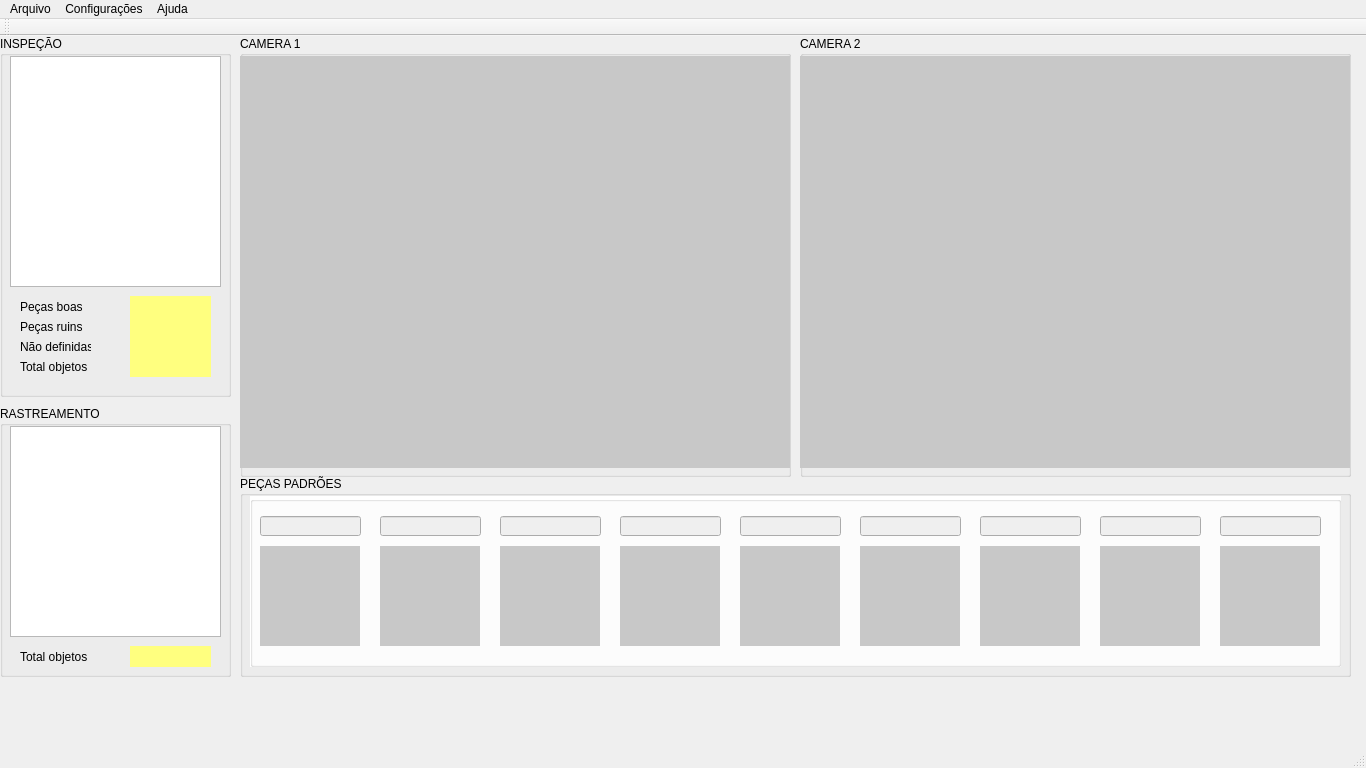
<?xml version="1.0" encoding="UTF-8"?>
<ui version="4.0">
 <class>MainWindow</class>
 <widget class="QMainWindow" name="MainWindow">
  <property name="geometry">
   <rect>
    <x>0</x>
    <y>0</y>
    <width>1366</width>
    <height>768</height>
   </rect>
  </property>
  <property name="windowTitle">
   <string>TC Engenharia Elétrica - 2017</string>
  </property>
  <property name="windowIcon">
   <iconset>
    <normalon>:/images/images/Objectif-photo-Logo-1.png</normalon>
   </iconset>
  </property>
  <property name="styleSheet">
   <string notr="true"/>
  </property>
  <property name="animated">
   <bool>true</bool>
  </property>
  <widget class="QWidget" name="centralWidget">
   <widget class="QGroupBox" name="BoxInfo">
    <property name="geometry">
     <rect>
      <x>0</x>
      <y>0</y>
      <width>231</width>
      <height>361</height>
     </rect>
    </property>
    <property name="title">
     <string>INSPEÇÃO</string>
    </property>
    <widget class="QPlainTextEdit" name="TelaInfo">
     <property name="enabled">
      <bool>true</bool>
     </property>
     <property name="geometry">
      <rect>
       <x>10</x>
       <y>20</y>
       <width>211</width>
       <height>231</height>
      </rect>
     </property>
     <property name="readOnly">
      <bool>true</bool>
     </property>
    </widget>
    <widget class="QLabel" name="label">
     <property name="geometry">
      <rect>
       <x>20</x>
       <y>320</y>
       <width>81</width>
       <height>21</height>
      </rect>
     </property>
     <property name="text">
      <string>Total objetos</string>
     </property>
    </widget>
    <widget class="QLabel" name="label_2">
     <property name="geometry">
      <rect>
       <x>20</x>
       <y>300</y>
       <width>71</width>
       <height>21</height>
      </rect>
     </property>
     <property name="text">
      <string>Não definidas</string>
     </property>
    </widget>
    <widget class="QLabel" name="label_3">
     <property name="geometry">
      <rect>
       <x>20</x>
       <y>260</y>
       <width>71</width>
       <height>21</height>
      </rect>
     </property>
     <property name="text">
      <string>Peças boas</string>
     </property>
    </widget>
    <widget class="QLabel" name="label_4">
     <property name="geometry">
      <rect>
       <x>20</x>
       <y>280</y>
       <width>71</width>
       <height>21</height>
      </rect>
     </property>
     <property name="text">
      <string>Peças ruins</string>
     </property>
    </widget>
    <widget class="QLabel" name="label_good">
     <property name="geometry">
      <rect>
       <x>130</x>
       <y>260</y>
       <width>81</width>
       <height>21</height>
      </rect>
     </property>
     <property name="layoutDirection">
      <enum>Qt::LeftToRight</enum>
     </property>
     <property name="autoFillBackground">
      <bool>false</bool>
     </property>
     <property name="styleSheet">
      <string notr="true">background-color: rgb(255, 255, 127);</string>
     </property>
     <property name="text">
      <string/>
     </property>
     <property name="alignment">
      <set>Qt::AlignRight|Qt::AlignTrailing|Qt::AlignVCenter</set>
     </property>
     <property name="margin">
      <number>0</number>
     </property>
    </widget>
    <widget class="QLabel" name="label_bad">
     <property name="geometry">
      <rect>
       <x>130</x>
       <y>280</y>
       <width>81</width>
       <height>21</height>
      </rect>
     </property>
     <property name="layoutDirection">
      <enum>Qt::LeftToRight</enum>
     </property>
     <property name="styleSheet">
      <string notr="true">background-color: rgb(255, 255, 127);</string>
     </property>
     <property name="text">
      <string/>
     </property>
     <property name="alignment">
      <set>Qt::AlignRight|Qt::AlignTrailing|Qt::AlignVCenter</set>
     </property>
    </widget>
    <widget class="QLabel" name="label_nodef">
     <property name="geometry">
      <rect>
       <x>130</x>
       <y>300</y>
       <width>81</width>
       <height>21</height>
      </rect>
     </property>
     <property name="layoutDirection">
      <enum>Qt::LeftToRight</enum>
     </property>
     <property name="styleSheet">
      <string notr="true">background-color: rgb(255, 255, 127);</string>
     </property>
     <property name="text">
      <string/>
     </property>
     <property name="alignment">
      <set>Qt::AlignRight|Qt::AlignTrailing|Qt::AlignVCenter</set>
     </property>
    </widget>
    <widget class="QLabel" name="label_objects">
     <property name="geometry">
      <rect>
       <x>130</x>
       <y>320</y>
       <width>81</width>
       <height>21</height>
      </rect>
     </property>
     <property name="layoutDirection">
      <enum>Qt::LeftToRight</enum>
     </property>
     <property name="styleSheet">
      <string notr="true">background-color: rgb(255, 255, 127);</string>
     </property>
     <property name="text">
      <string/>
     </property>
     <property name="alignment">
      <set>Qt::AlignRight|Qt::AlignTrailing|Qt::AlignVCenter</set>
     </property>
    </widget>
    <zorder>TelaInfo</zorder>
    <zorder>label</zorder>
    <zorder>label_2</zorder>
    <zorder>label_3</zorder>
    <zorder>label_4</zorder>
    <zorder>label_bad</zorder>
    <zorder>label_nodef</zorder>
    <zorder>label_objects</zorder>
    <zorder>label_good</zorder>
   </widget>
   <widget class="QLabel" name="PartDef_1">
    <property name="geometry">
     <rect>
      <x>260</x>
      <y>510</y>
      <width>100</width>
      <height>100</height>
     </rect>
    </property>
    <property name="styleSheet">
     <string notr="true">background-color: rgb(200, 200, 200);</string>
    </property>
    <property name="text">
     <string/>
    </property>
   </widget>
   <widget class="QLabel" name="ScreenResult_1">
    <property name="geometry">
     <rect>
      <x>240</x>
      <y>20</y>
      <width>550</width>
      <height>412</height>
     </rect>
    </property>
    <property name="layoutDirection">
     <enum>Qt::LeftToRight</enum>
    </property>
    <property name="styleSheet">
     <string notr="true">background-color: rgb(200, 200, 200);</string>
    </property>
    <property name="text">
     <string/>
    </property>
    <property name="alignment">
     <set>Qt::AlignCenter</set>
    </property>
   </widget>
   <widget class="QLabel" name="ScreenResult_2">
    <property name="geometry">
     <rect>
      <x>800</x>
      <y>20</y>
      <width>550</width>
      <height>412</height>
     </rect>
    </property>
    <property name="layoutDirection">
     <enum>Qt::LeftToRight</enum>
    </property>
    <property name="styleSheet">
     <string notr="true">background-color: rgb(200, 200, 200);</string>
    </property>
    <property name="text">
     <string/>
    </property>
    <property name="alignment">
     <set>Qt::AlignCenter</set>
    </property>
   </widget>
   <widget class="QLabel" name="PartDef_2">
    <property name="geometry">
     <rect>
      <x>380</x>
      <y>510</y>
      <width>100</width>
      <height>100</height>
     </rect>
    </property>
    <property name="styleSheet">
     <string notr="true">background-color: rgb(200, 200, 200);</string>
    </property>
    <property name="text">
     <string/>
    </property>
   </widget>
   <widget class="QLabel" name="PartDef_3">
    <property name="geometry">
     <rect>
      <x>500</x>
      <y>510</y>
      <width>100</width>
      <height>100</height>
     </rect>
    </property>
    <property name="styleSheet">
     <string notr="true">background-color: rgb(200, 200, 200);</string>
    </property>
    <property name="text">
     <string/>
    </property>
   </widget>
   <widget class="QLabel" name="PartDef_4">
    <property name="geometry">
     <rect>
      <x>620</x>
      <y>510</y>
      <width>100</width>
      <height>100</height>
     </rect>
    </property>
    <property name="styleSheet">
     <string notr="true">background-color: rgb(200, 200, 200);</string>
    </property>
    <property name="text">
     <string/>
    </property>
   </widget>
   <widget class="QLabel" name="PartDef_5">
    <property name="geometry">
     <rect>
      <x>740</x>
      <y>510</y>
      <width>100</width>
      <height>100</height>
     </rect>
    </property>
    <property name="styleSheet">
     <string notr="true">background-color: rgb(200, 200, 200);</string>
    </property>
    <property name="text">
     <string/>
    </property>
   </widget>
   <widget class="QLabel" name="PartDef_6">
    <property name="geometry">
     <rect>
      <x>860</x>
      <y>510</y>
      <width>100</width>
      <height>100</height>
     </rect>
    </property>
    <property name="styleSheet">
     <string notr="true">background-color: rgb(200, 200, 200);</string>
    </property>
    <property name="text">
     <string/>
    </property>
   </widget>
   <widget class="QLabel" name="PartDef_7">
    <property name="geometry">
     <rect>
      <x>980</x>
      <y>510</y>
      <width>100</width>
      <height>100</height>
     </rect>
    </property>
    <property name="styleSheet">
     <string notr="true">background-color: rgb(200, 200, 200);</string>
    </property>
    <property name="text">
     <string/>
    </property>
   </widget>
   <widget class="QLabel" name="PartDef_8">
    <property name="geometry">
     <rect>
      <x>1100</x>
      <y>510</y>
      <width>100</width>
      <height>100</height>
     </rect>
    </property>
    <property name="styleSheet">
     <string notr="true">background-color: rgb(200, 200, 200);</string>
    </property>
    <property name="text">
     <string/>
    </property>
   </widget>
   <widget class="QLabel" name="PartDef_9">
    <property name="geometry">
     <rect>
      <x>1220</x>
      <y>510</y>
      <width>100</width>
      <height>100</height>
     </rect>
    </property>
    <property name="styleSheet">
     <string notr="true">background-color: rgb(200, 200, 200);</string>
    </property>
    <property name="text">
     <string/>
    </property>
   </widget>
   <widget class="QGroupBox" name="BoxInfo_2">
    <property name="geometry">
     <rect>
      <x>0</x>
      <y>370</y>
      <width>231</width>
      <height>271</height>
     </rect>
    </property>
    <property name="title">
     <string>RASTREAMENTO</string>
    </property>
    <widget class="QPlainTextEdit" name="TelaInfo_2">
     <property name="enabled">
      <bool>true</bool>
     </property>
     <property name="geometry">
      <rect>
       <x>10</x>
       <y>20</y>
       <width>211</width>
       <height>211</height>
      </rect>
     </property>
     <property name="readOnly">
      <bool>true</bool>
     </property>
    </widget>
    <widget class="QLabel" name="label_5">
     <property name="geometry">
      <rect>
       <x>20</x>
       <y>240</y>
       <width>81</width>
       <height>21</height>
      </rect>
     </property>
     <property name="text">
      <string>Total objetos</string>
     </property>
    </widget>
    <widget class="QLabel" name="label_objects_2">
     <property name="geometry">
      <rect>
       <x>130</x>
       <y>240</y>
       <width>81</width>
       <height>21</height>
      </rect>
     </property>
     <property name="layoutDirection">
      <enum>Qt::LeftToRight</enum>
     </property>
     <property name="styleSheet">
      <string notr="true">background-color: rgb(255, 255, 127);</string>
     </property>
     <property name="text">
      <string/>
     </property>
     <property name="alignment">
      <set>Qt::AlignRight|Qt::AlignTrailing|Qt::AlignVCenter</set>
     </property>
    </widget>
   </widget>
   <widget class="QGroupBox" name="BoxCam1">
    <property name="geometry">
     <rect>
      <x>240</x>
      <y>0</y>
      <width>551</width>
      <height>441</height>
     </rect>
    </property>
    <property name="title">
     <string>CAMERA 1</string>
    </property>
   </widget>
   <widget class="QGroupBox" name="BoxCam1_2">
    <property name="geometry">
     <rect>
      <x>800</x>
      <y>0</y>
      <width>551</width>
      <height>441</height>
     </rect>
    </property>
    <property name="title">
     <string>CAMERA 2</string>
    </property>
   </widget>
   <widget class="QGroupBox" name="groupBox">
    <property name="geometry">
     <rect>
      <x>240</x>
      <y>440</y>
      <width>1111</width>
      <height>201</height>
     </rect>
    </property>
    <property name="title">
     <string>PEÇAS PADRÕES</string>
    </property>
    <widget class="QGroupBox" name="groupBox_2">
     <property name="geometry">
      <rect>
       <x>10</x>
       <y>20</y>
       <width>1091</width>
       <height>171</height>
      </rect>
     </property>
     <property name="styleSheet">
      <string notr="true">background-color: rgb(255, 255, 255);</string>
     </property>
     <property name="title">
      <string/>
     </property>
    </widget>
   </widget>
   <widget class="QLineEdit" name="NameDef_1">
    <property name="enabled">
     <bool>false</bool>
    </property>
    <property name="geometry">
     <rect>
      <x>260</x>
      <y>480</y>
      <width>101</width>
      <height>20</height>
     </rect>
    </property>
    <property name="font">
     <font>
      <weight>75</weight>
      <bold>true</bold>
     </font>
    </property>
    <property name="alignment">
     <set>Qt::AlignCenter</set>
    </property>
    <property name="readOnly">
     <bool>true</bool>
    </property>
   </widget>
   <widget class="QLineEdit" name="NameDef_2">
    <property name="enabled">
     <bool>false</bool>
    </property>
    <property name="geometry">
     <rect>
      <x>380</x>
      <y>480</y>
      <width>101</width>
      <height>20</height>
     </rect>
    </property>
    <property name="font">
     <font>
      <weight>75</weight>
      <bold>true</bold>
     </font>
    </property>
    <property name="alignment">
     <set>Qt::AlignCenter</set>
    </property>
    <property name="readOnly">
     <bool>true</bool>
    </property>
   </widget>
   <widget class="QLineEdit" name="NameDef_3">
    <property name="enabled">
     <bool>false</bool>
    </property>
    <property name="geometry">
     <rect>
      <x>500</x>
      <y>480</y>
      <width>101</width>
      <height>20</height>
     </rect>
    </property>
    <property name="font">
     <font>
      <weight>75</weight>
      <bold>true</bold>
     </font>
    </property>
    <property name="alignment">
     <set>Qt::AlignCenter</set>
    </property>
    <property name="readOnly">
     <bool>true</bool>
    </property>
   </widget>
   <widget class="QLineEdit" name="NameDef_4">
    <property name="enabled">
     <bool>false</bool>
    </property>
    <property name="geometry">
     <rect>
      <x>620</x>
      <y>480</y>
      <width>101</width>
      <height>20</height>
     </rect>
    </property>
    <property name="font">
     <font>
      <weight>75</weight>
      <bold>true</bold>
     </font>
    </property>
    <property name="alignment">
     <set>Qt::AlignCenter</set>
    </property>
    <property name="readOnly">
     <bool>true</bool>
    </property>
   </widget>
   <widget class="QLineEdit" name="NameDef_5">
    <property name="enabled">
     <bool>false</bool>
    </property>
    <property name="geometry">
     <rect>
      <x>740</x>
      <y>480</y>
      <width>101</width>
      <height>20</height>
     </rect>
    </property>
    <property name="font">
     <font>
      <weight>75</weight>
      <bold>true</bold>
     </font>
    </property>
    <property name="alignment">
     <set>Qt::AlignCenter</set>
    </property>
    <property name="readOnly">
     <bool>true</bool>
    </property>
   </widget>
   <widget class="QLineEdit" name="NameDef_6">
    <property name="enabled">
     <bool>false</bool>
    </property>
    <property name="geometry">
     <rect>
      <x>860</x>
      <y>480</y>
      <width>101</width>
      <height>20</height>
     </rect>
    </property>
    <property name="font">
     <font>
      <weight>75</weight>
      <bold>true</bold>
     </font>
    </property>
    <property name="alignment">
     <set>Qt::AlignCenter</set>
    </property>
    <property name="readOnly">
     <bool>true</bool>
    </property>
   </widget>
   <widget class="QLineEdit" name="NameDef_7">
    <property name="enabled">
     <bool>false</bool>
    </property>
    <property name="geometry">
     <rect>
      <x>980</x>
      <y>480</y>
      <width>101</width>
      <height>20</height>
     </rect>
    </property>
    <property name="font">
     <font>
      <weight>75</weight>
      <bold>true</bold>
     </font>
    </property>
    <property name="alignment">
     <set>Qt::AlignCenter</set>
    </property>
    <property name="readOnly">
     <bool>true</bool>
    </property>
   </widget>
   <widget class="QLineEdit" name="NameDef_8">
    <property name="enabled">
     <bool>false</bool>
    </property>
    <property name="geometry">
     <rect>
      <x>1100</x>
      <y>480</y>
      <width>101</width>
      <height>20</height>
     </rect>
    </property>
    <property name="font">
     <font>
      <weight>75</weight>
      <bold>true</bold>
     </font>
    </property>
    <property name="alignment">
     <set>Qt::AlignCenter</set>
    </property>
    <property name="readOnly">
     <bool>true</bool>
    </property>
   </widget>
   <widget class="QLineEdit" name="NameDef_9">
    <property name="enabled">
     <bool>false</bool>
    </property>
    <property name="geometry">
     <rect>
      <x>1220</x>
      <y>480</y>
      <width>101</width>
      <height>20</height>
     </rect>
    </property>
    <property name="font">
     <font>
      <weight>75</weight>
      <bold>true</bold>
     </font>
    </property>
    <property name="alignment">
     <set>Qt::AlignCenter</set>
    </property>
    <property name="readOnly">
     <bool>true</bool>
    </property>
   </widget>
   <zorder>groupBox</zorder>
   <zorder>BoxCam1_2</zorder>
   <zorder>BoxCam1</zorder>
   <zorder>BoxInfo</zorder>
   <zorder>PartDef_1</zorder>
   <zorder>ScreenResult_1</zorder>
   <zorder>ScreenResult_2</zorder>
   <zorder>PartDef_2</zorder>
   <zorder>PartDef_3</zorder>
   <zorder>PartDef_4</zorder>
   <zorder>PartDef_5</zorder>
   <zorder>PartDef_6</zorder>
   <zorder>PartDef_7</zorder>
   <zorder>PartDef_8</zorder>
   <zorder>PartDef_9</zorder>
   <zorder>BoxInfo_2</zorder>
   <zorder>NameDef_1</zorder>
   <zorder>NameDef_2</zorder>
   <zorder>NameDef_3</zorder>
   <zorder>NameDef_4</zorder>
   <zorder>NameDef_5</zorder>
   <zorder>NameDef_6</zorder>
   <zorder>NameDef_7</zorder>
   <zorder>NameDef_8</zorder>
   <zorder>NameDef_9</zorder>
  </widget>
  <widget class="QMenuBar" name="menuBar">
   <property name="geometry">
    <rect>
     <x>0</x>
     <y>0</y>
     <width>1366</width>
     <height>21</height>
    </rect>
   </property>
   <widget class="QMenu" name="menuArquivo">
    <property name="title">
     <string>Arquivo</string>
    </property>
    <addaction name="actionIniciar"/>
    <addaction name="actionReiniciar"/>
    <addaction name="actionEncerrar"/>
    <addaction name="separator"/>
    <addaction name="actionPararContinuar"/>
    <addaction name="actionCaptura_da_tela"/>
    <addaction name="separator"/>
    <addaction name="actionSair"/>
   </widget>
   <widget class="QMenu" name="menuConfigura_es">
    <property name="title">
     <string>Configurações</string>
    </property>
    <addaction name="actionAdicionar_pe_as_padr_es"/>
    <addaction name="separator"/>
    <addaction name="actionConfigura_es_de_entrada"/>
    <addaction name="actionConfigura_es_de_processamento"/>
   </widget>
   <widget class="QMenu" name="menuSobre">
    <property name="title">
     <string>Ajuda</string>
    </property>
    <addaction name="actionSobre"/>
   </widget>
   <addaction name="menuArquivo"/>
   <addaction name="menuConfigura_es"/>
   <addaction name="menuSobre"/>
  </widget>
  <widget class="QToolBar" name="mainToolBar">
   <attribute name="toolBarArea">
    <enum>TopToolBarArea</enum>
   </attribute>
   <attribute name="toolBarBreak">
    <bool>false</bool>
   </attribute>
  </widget>
  <widget class="QStatusBar" name="statusBar"/>
  <action name="actionSair">
   <property name="text">
    <string>Sair</string>
   </property>
  </action>
  <action name="actionIniciar">
   <property name="text">
    <string>Iniciar</string>
   </property>
   <property name="shortcut">
    <string>Ctrl+E</string>
   </property>
  </action>
  <action name="actionConfigura_es_de_entrada">
   <property name="text">
    <string>Configurações de entrada</string>
   </property>
  </action>
  <action name="actionConfigura_es_de_processamento">
   <property name="text">
    <string>Configurações de processamento</string>
   </property>
  </action>
  <action name="actionIniciar_processamento">
   <property name="text">
    <string>Iniciar processamento</string>
   </property>
  </action>
  <action name="actionCongelar_tela">
   <property name="text">
    <string>Congelar tela</string>
   </property>
  </action>
  <action name="actionPararContinuar">
   <property name="text">
    <string>Parar/Continuar</string>
   </property>
   <property name="shortcut">
    <string>Space</string>
   </property>
  </action>
  <action name="actionCaptura_da_tela">
   <property name="text">
    <string>Captura de frame</string>
   </property>
   <property name="shortcut">
    <string>Ctrl+S</string>
   </property>
  </action>
  <action name="actionContinuar">
   <property name="text">
    <string>Continuar</string>
   </property>
   <property name="shortcut">
    <string>Ctrl+E</string>
   </property>
  </action>
  <action name="actionAdicionar_pe_as_padr_es">
   <property name="text">
    <string>Adicionar peças padrões</string>
   </property>
  </action>
  <action name="actionSobre">
   <property name="text">
    <string>Sobre</string>
   </property>
  </action>
  <action name="actionReiniciar">
   <property name="text">
    <string>Reiniciar</string>
   </property>
   <property name="shortcut">
    <string>Ctrl+R</string>
   </property>
  </action>
  <action name="actionEncerrar">
   <property name="text">
    <string>Encerrar tudo</string>
   </property>
   <property name="shortcut">
    <string>Ctrl+Q</string>
   </property>
  </action>
 </widget>
 <layoutdefault spacing="6" margin="11"/>
 <resources/>
 <connections/>
</ui>
